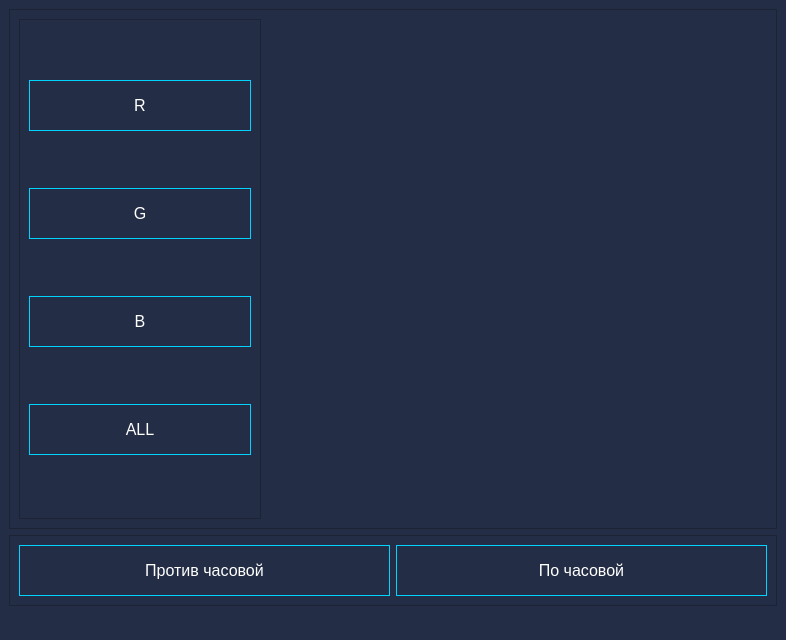
<?xml version="1.0" encoding="UTF-8"?>
<ui version="4.0">
 <class>MainWindow</class>
 <widget class="QMainWindow" name="MainWindow">
  <property name="geometry">
   <rect>
    <x>0</x>
    <y>0</y>
    <width>786</width>
    <height>640</height>
   </rect>
  </property>
  <property name="windowTitle">
   <string>MainWindow</string>
  </property>
  <property name="styleSheet">
   <string notr="true">background-color: #232d45;</string>
  </property>
  <widget class="QWidget" name="container">
   <property name="styleSheet">
    <string notr="true">QPushButton {
	padding: 15px 20px;
	color: #fff;
	outline: none;
	border: 1px solid #00D3FF;
	font-size: 16px;
}

QPushButton:focus {
	background-color: #00D3FF;
}</string>
   </property>
   <layout class="QVBoxLayout" name="verticalLayout_2">
    <item>
     <widget class="QFrame" name="buttonsPictureFrame">
      <property name="frameShape">
       <enum>QFrame::StyledPanel</enum>
      </property>
      <property name="frameShadow">
       <enum>QFrame::Raised</enum>
      </property>
      <layout class="QHBoxLayout" name="horizontalLayout_2">
       <item>
        <widget class="QFrame" name="colorButtonsContainer">
         <property name="frameShape">
          <enum>QFrame::StyledPanel</enum>
         </property>
         <property name="frameShadow">
          <enum>QFrame::Raised</enum>
         </property>
         <layout class="QVBoxLayout" name="verticalLayout">
          <item>
           <widget class="QPushButton" name="redColorButton">
            <property name="text">
             <string>R</string>
            </property>
           </widget>
          </item>
          <item>
           <widget class="QPushButton" name="greenColorButton">
            <property name="text">
             <string>G</string>
            </property>
           </widget>
          </item>
          <item>
           <widget class="QPushButton" name="blueColorButton">
            <property name="text">
             <string>B</string>
            </property>
           </widget>
          </item>
          <item>
           <widget class="QPushButton" name="allColorButton">
            <property name="text">
             <string>ALL</string>
            </property>
           </widget>
          </item>
         </layout>
        </widget>
       </item>
       <item>
        <widget class="QLabel" name="label">
         <property name="minimumSize">
          <size>
           <width>500</width>
           <height>500</height>
          </size>
         </property>
         <property name="maximumSize">
          <size>
           <width>500</width>
           <height>500</height>
          </size>
         </property>
         <property name="text">
          <string/>
         </property>
         <property name="pixmap">
          <pixmap resource="resources.qrc">:/images/img/Darth_Maul_Cosplayer_at_MCM_Comic_Con_October_2016.jpg</pixmap>
         </property>
         <property name="scaledContents">
          <bool>true</bool>
         </property>
        </widget>
       </item>
      </layout>
     </widget>
    </item>
    <item alignment="Qt::AlignTop">
     <widget class="QFrame" name="frame">
      <property name="frameShape">
       <enum>QFrame::StyledPanel</enum>
      </property>
      <property name="frameShadow">
       <enum>QFrame::Raised</enum>
      </property>
      <layout class="QHBoxLayout" name="horizontalLayout">
       <item>
        <widget class="QPushButton" name="counterClockwise">
         <property name="text">
          <string>Против часовой</string>
         </property>
        </widget>
       </item>
       <item>
        <widget class="QPushButton" name="clockWise">
         <property name="text">
          <string>По часовой</string>
         </property>
        </widget>
       </item>
      </layout>
     </widget>
    </item>
   </layout>
  </widget>
  <widget class="QStatusBar" name="statusbar"/>
 </widget>
 <resources>
  <include location="resources.qrc"/>
 </resources>
 <connections/>
</ui>
